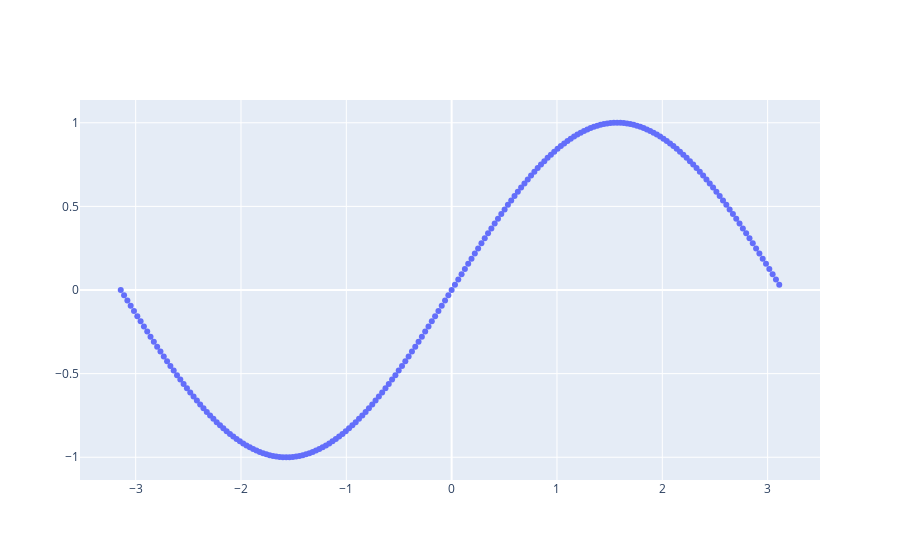

The code cell stored with this chart in its notebook:
### Code cell
fig

### Figure 1 — Plotly figure (JSON) as saved in the notebook; plotly's stock layout.template omitted (floating-point values rounded to 4 significant figures; data arrays with more than 128 entries replaced by an {"elided": "..."} marker saying what was removed)
{"data": [{"mode": "markers", "type": "scatter", "x": {"elided": "200 float values"}, "y": {"elided": "200 float values"}}], "layout": {"autosize": true, "xaxis": {"autorange": true, "range": [-3.508, 3.477], "type": "linear"}, "yaxis": {"autorange": true, "range": [-1.146, 1.146], "type": "linear"}}}
